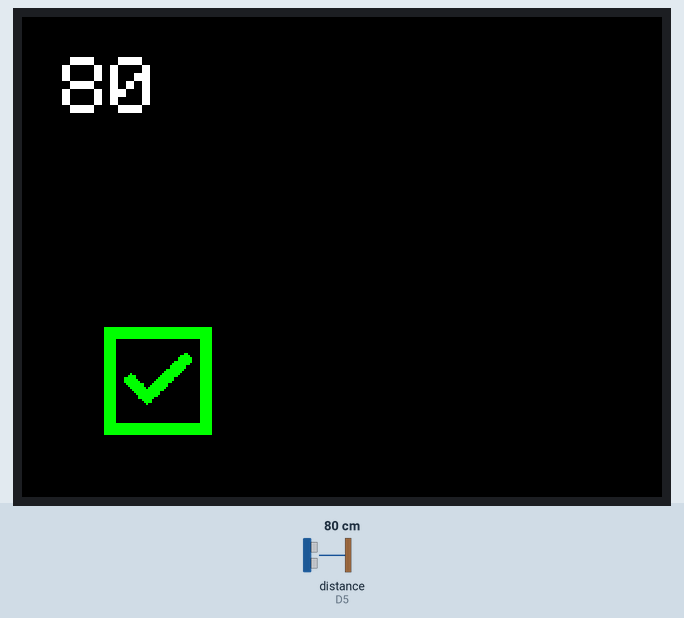
Recording of a program running on a simulated Seeed Wio Terminal. On the bench: 320×240 colour display. Inputs (shaded band) come from the test bench; at power-on: distance to the obstacle (sensor on D5) 80 cm. What the program prints to the serial monitor is not drawn.

Above: at 1.4 s.
1.5 s: distance to the obstacle (sensor on D5) set to 6 cm
3.7 s: distance to the obstacle (sensor on D5) set to 3 cm
At 5.0 s:
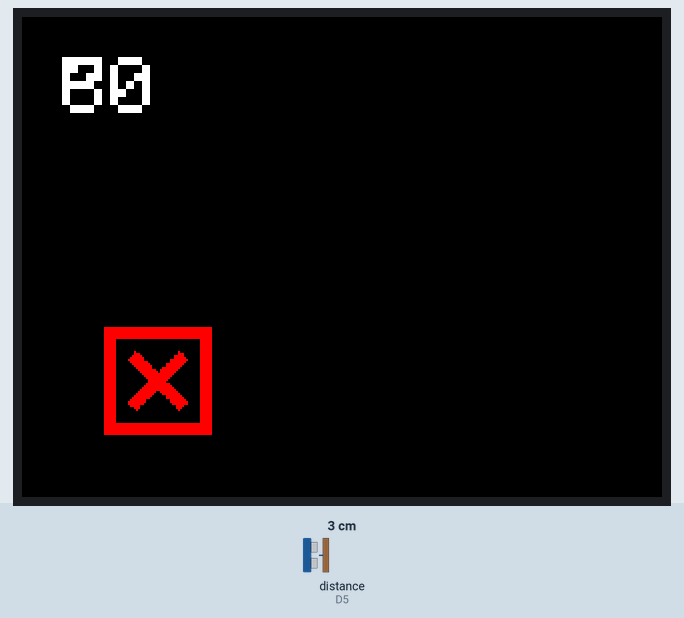
5.8 s: distance to the obstacle (sensor on D5) set to 2 cm
Timing chart, 0 to 8.8 s (numbered marks = the images above; inputs shaded):
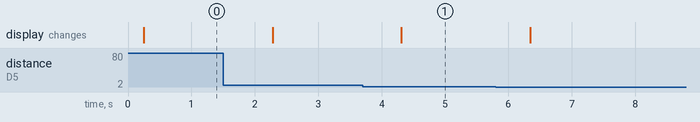

Measured:
- the behaviour switches between 5 and 4 cm on distance to the obstacle (sensor on D5) (found by bisection; images 0 and 1)
- after the input at 3.7 s, the display: changes after 0.61 s (image 1)

The program:

main.cpp
```cpp
// (licence header left out)
#include <Arduino.h>
#include "demoicons.h"
#include "Ultrasonic.h"
#include "TFT_eSPI.h"

TFT_eSPI tft;
Ultrasonic ultrasonic(PIN_WIRE_SCL); // sensor connected on left grove port

void setup()
{
  Serial.begin(9600);

  // TFT Init
  tft.begin();
  tft.setRotation(3);
  tft.fillScreen(TFT_BLACK);
  tft.setTextSize(4);
}

void loop()
{
  long RangeInCentimeters;
  RangeInCentimeters = ultrasonic.MeasureInCentimeters();
  Serial.println(RangeInCentimeters);

  tft.setCursor(20, 20);
  tft.print("                         ");
  tft.setCursor(20, 20);
  tft.print(String(RangeInCentimeters));

  if (RangeInCentimeters < 5)
    tft.drawXBitmap(left_pos_x, left_pos_y, unchecked_bits, xbm_width, xbm_height, TFT_RED, TFT_BLACK);
  else
    tft.drawXBitmap(left_pos_x, left_pos_y, checked_bits, xbm_width, xbm_height, TFT_GREEN, TFT_BLACK);

  delay(1000);
}
```

Source omitted: demoicons.h (data table, 14696 bytes)
